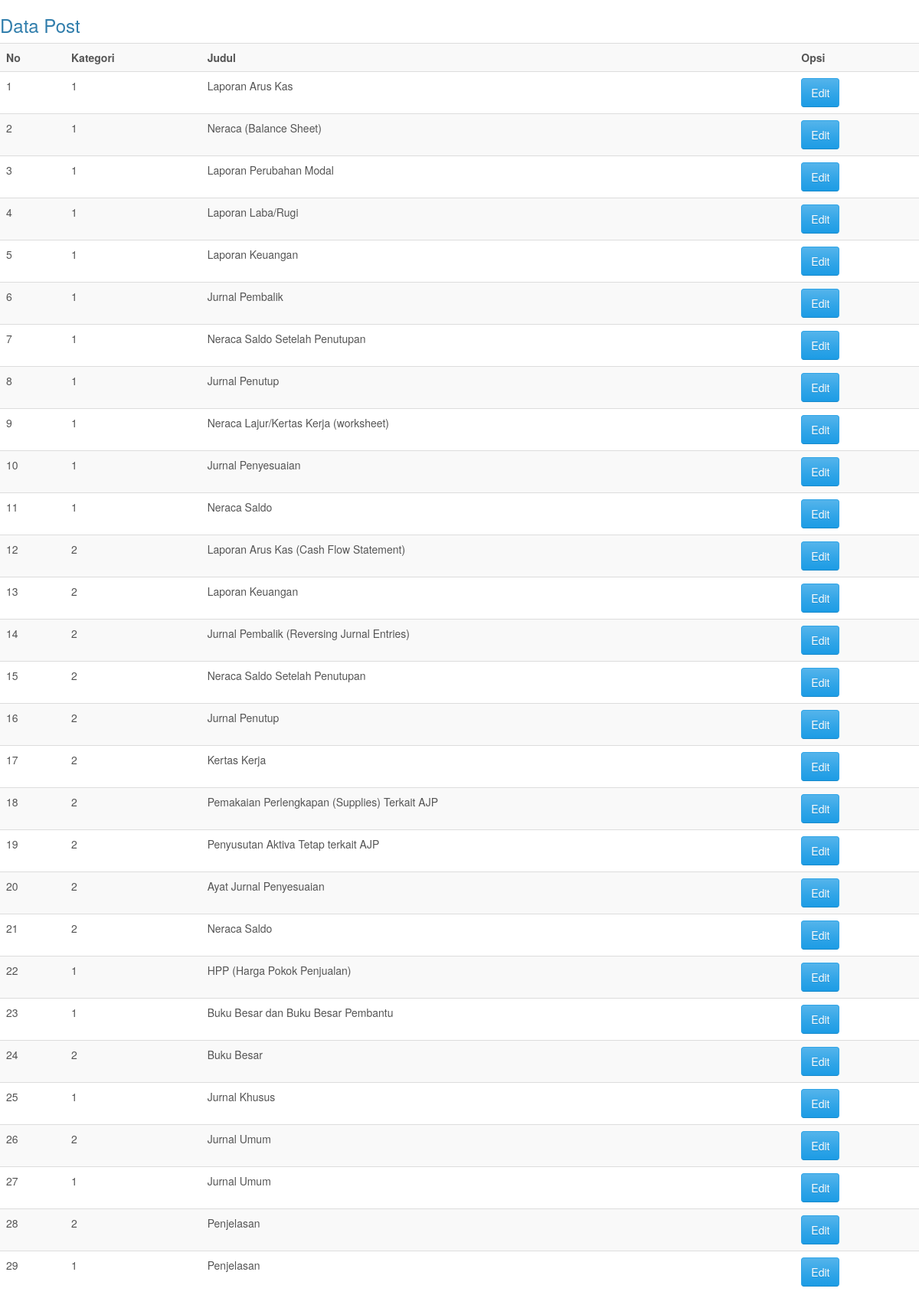
/tampiledit.php, run on the app's committed database.
### tables this page shows
CREATE TABLE `tbl_materi` (
  `id_materi` tinyint(10) NOT NULL,
  `id_kat` varchar(5) NOT NULL,
  `judul` varchar(60) NOT NULL,
  `isi_materi` text NOT NULL,
  `gambar` text NOT NULL
);

### tampiledit.php (the view, shortened to what this page needs)
<!DOCTYPE html>
<html>
<head>
    <link rel="stylesheet" href="assets/bootstrap/css/bootstrap.min.css">
    <link rel="stylesheet" href="assets/css/styles.css">
</head>
<h3>Data Post</h3>
	<table class="table table-striped">
		<tr>
			<th>No</th>
			<th>Kategori</th>
			<th>Judul</th>
			<th>Opsi</th>
		</tr>
		<?php
		include "koneksi.php";
		$query_mysql = mysqli_query($koneksi, "SELECT * FROM tbl_materi order by id_materi desc")or die(mysqli_error());
		$nomor = 1;
		while($data = mysqli_fetch_array($query_mysql)){
		?>
		<tr>
			<td><?php echo $nomor++; ?></td>
			<td><?php echo $data['id_kat']; ?></td>
			<td><?php echo $data['judul']; ?></td>
			<td>
			<a href="formedit.php?id=<?php echo $data['id_materi']; ?>" class="btn btn-primary">Edit</a>
			</td>
		</tr>
		<?php } ?>
	</table>

### data on the page
tbl_materi: id_kat "1", judul "Laporan Arus Kas"
tbl_materi: id_kat "1", judul "Neraca (Balance Sheet)"
tbl_materi: id_kat "1", judul "Laporan Perubahan Modal"
tbl_materi: id_kat "1", judul "Laporan Laba/Rugi"
tbl_materi: id_kat "1", judul "Laporan Keuangan"
tbl_materi: id_kat "1", judul "Jurnal Pembalik"
tbl_materi: id_kat "1", judul "Neraca Saldo Setelah Penutupan"
tbl_materi: id_kat "1", judul "Jurnal Penutup"
tbl_materi: id_kat "1", judul "Neraca Lajur/Kertas Kerja (worksheet)"
tbl_materi: id_kat "1", judul "Jurnal Penyesuaian"
tbl_materi: id_kat "1", judul "Neraca Saldo"
tbl_materi: id_kat "2", judul "Laporan Arus Kas (Cash Flow Statement)"
tbl_materi: id_kat "2", judul "Laporan Keuangan"
tbl_materi: id_kat "2", judul "Jurnal Pembalik (Reversing Jurnal Entries)"
tbl_materi: id_kat "2", judul "Neraca Saldo Setelah Penutupan"
tbl_materi: id_kat "2", judul "Jurnal Penutup"
tbl_materi: id_kat "2", judul "Kertas Kerja"
tbl_materi: id_kat "2", judul "Pemakaian Perlengkapan (Supplies) Terkait AJP"
tbl_materi: id_kat "2", judul "Penyusutan Aktiva Tetap terkait AJP"
tbl_materi: id_kat "2", judul "Ayat Jurnal Penyesuaian"
tbl_materi: id_kat "2", judul "Neraca Saldo"
tbl_materi: id_kat "1", judul "HPP (Harga Pokok Penjualan)"
tbl_materi: id_kat "1", judul "Buku Besar dan Buku Besar Pembantu"
tbl_materi: id_kat "2", judul "Buku Besar"
tbl_materi: id_kat "1", judul "Jurnal Khusus"
tbl_materi: id_kat "2", judul "Jurnal Umum"
tbl_materi: id_kat "1", judul "Jurnal Umum"
tbl_materi: id_kat "2", judul "Penjelasan"
tbl_materi: id_kat "1", judul "Penjelasan"
